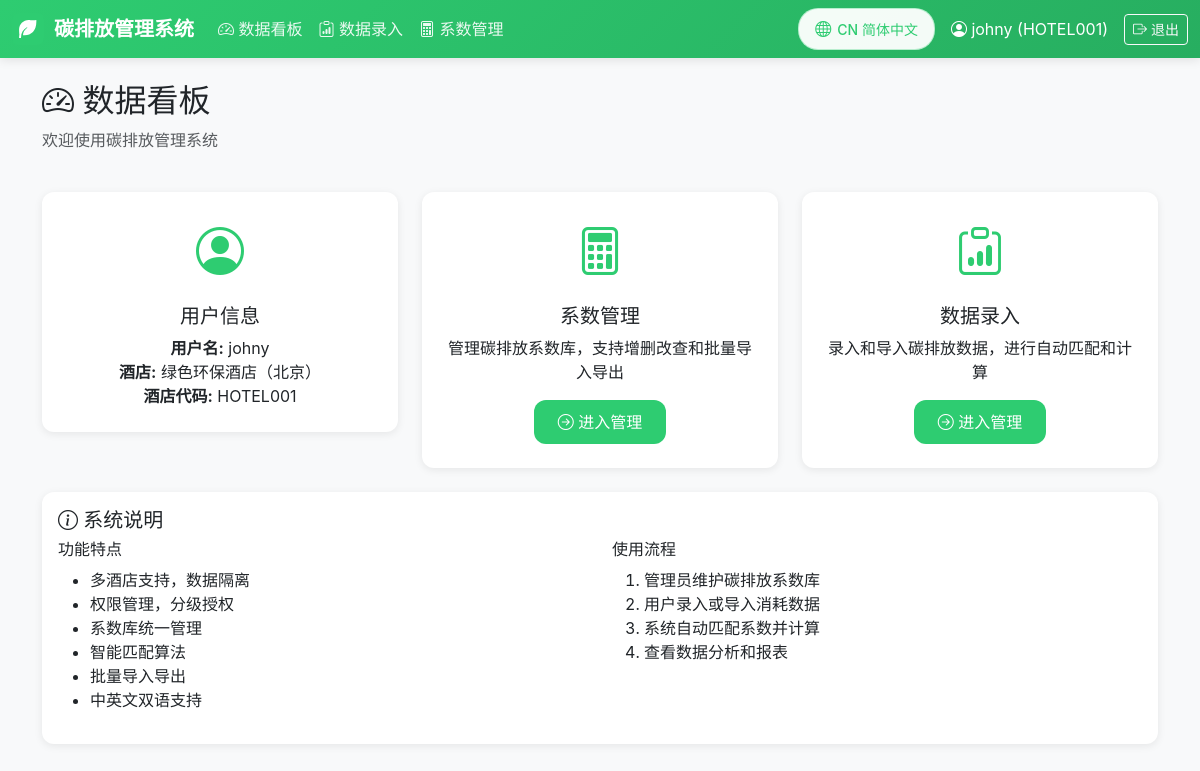
Page /dashboard/ (signed in) on the earlier database version.
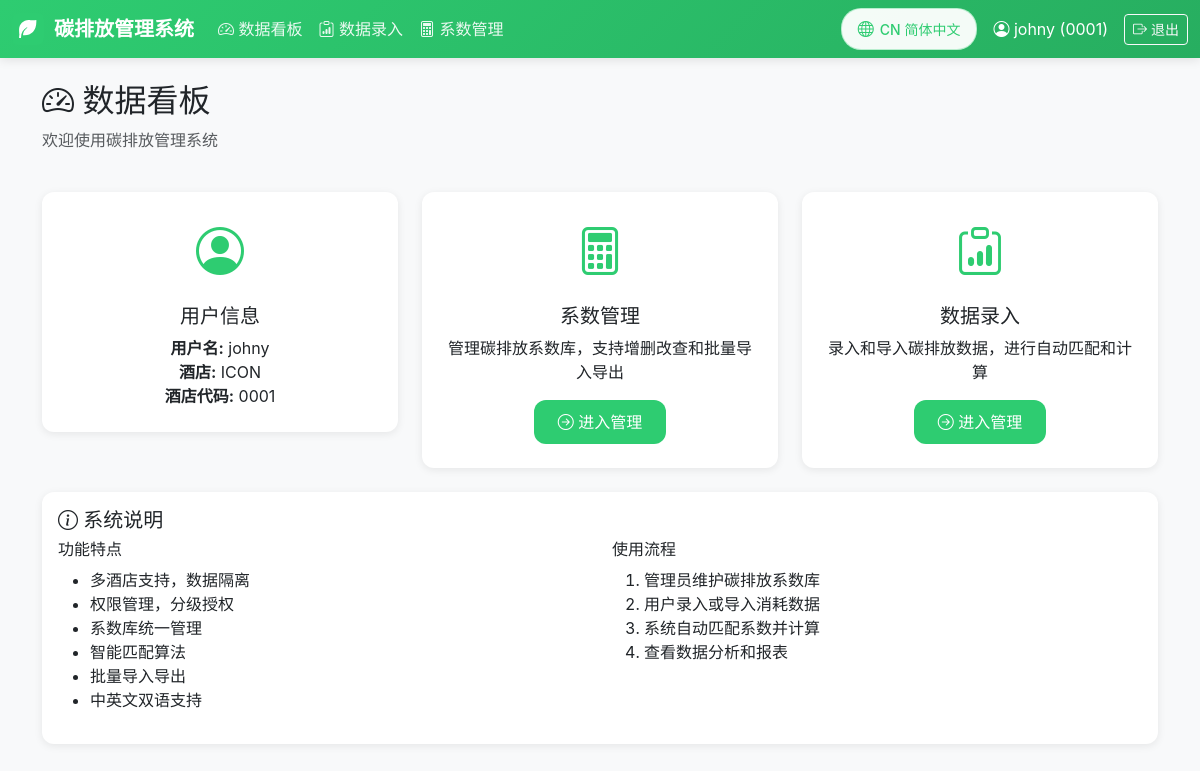
Same page on the later database version.
### coefficients/models.py (models this page shows, shortened)
class CustomUser(AbstractUser):
    hotel = models.ForeignKey(
        Hotel,
        on_delete=models.SET_NULL,
        null=True,
        blank=True,
        verbose_name=_('所属酒店'),
        related_name='users'
    )
    position = models.CharField(_('岗位'), max_length=100, blank=True)
    phone = models.CharField(_('电话'), max_length=20, blank=True)
    is_approved = models.BooleanField(_('是否审批通过'), default=False)
    can_manage_coefficients = models.BooleanField(_('可管理系数'), default=False)
    class Meta:
        verbose_name = _('用户')
        verbose_name_plural = _('用户')

class Hotel(models.Model):
    code = models.CharField(_('酒店代码'), max_length=50, unique=True)
    name = models.CharField(_('酒店名称'), max_length=200)
    name_en = models.CharField(_('酒店名称(英文)'), max_length=200, blank=True)
    created_at = models.DateTimeField(_('创建时间'), auto_now_add=True)
    updated_at = models.DateTimeField(_('更新时间'), auto_now=True)
    is_active = models.BooleanField(_('是否启用'), default=True)
    class Meta:
        verbose_name = _('酒店')
        verbose_name_plural = _('酒店')
        ordering = ['code']

### coefficients/views.py (the view)
# urls.py: path('dashboard/', views.dashboard, name='dashboard'),
@login_required
def dashboard(request):
    return render(request, 'coefficients/dashboard.html', {
        'user': request.user,
        'hotel': request.user.hotel
    })

### templates/coefficients/dashboard.html (shortened to what this page needs)
{% extends "base.html" %}
{% load i18n %}
{% block content %}
<div class="container mt-4">
    <div class="row mb-4">
        <div class="col">
            <h2><i class="bi bi-speedometer2"></i> {% trans "数据看板" %}</h2>
            <p class="text-muted">{% trans "欢迎使用碳排放管理系统" %}</p>
        </div>
    </div>
    <div class="row g-4">
        <div class="col-md-4">
            <div class="card">
                <div class="card-body text-center p-4">
                    <div class="mb-3">
                        <i class="bi bi-person-circle" style="font-size: 48px; color: var(--primary-color);"></i>
                    </div>
                    <h5 class="card-title">{% trans "用户信息" %}</h5>
                    <p class="card-text">
                        <strong>{% trans "用户名" %}:</strong> {{ user.username }}<br>
                        {% if user.hotel %}
                        <strong>{% trans "酒店" %}:</strong> {{ user.hotel.name }}<br>
                        <strong>{% trans "酒店代码" %}:</strong> {{ user.hotel.code }}<br>
                        {% endif %}
                    </p>
                </div>
            </div>
        </div>
        {% if user.can_manage_coefficients or user.is_superuser %}
        <div class="col-md-4">
            <div class="card">
                <div class="card-body text-center p-4">
                    <div class="mb-3">
                        <i class="bi bi-calculator" style="font-size: 48px; color: var(--primary-color);"></i>
                    </div>
                    <h5 class="card-title">{% trans "系数管理" %}</h5>
                    <p class="card-text">{% trans "管理碳排放系数库，支持增删改查和批量导入导出" %}</p>
                    <a href="{% url 'coefficient_list' %}" class="btn btn-primary">
                        <i class="bi bi-arrow-right-circle"></i> {% trans "进入管理" %}
                    </a>
                </div>
            </div>
        </div>
        {% endif %}
        <div class="col-md-4">
            <div class="card">
                <div class="card-body text-center p-4">
                    <div class="mb-3">
                        <i class="bi bi-clipboard-data" style="font-size: 48px; color: var(--primary-color);"></i>
                    </div>
                    <h5 class="card-title">{% trans "数据录入" %}</h5>
                    <p class="card-text">{% trans "录入和导入碳排放数据，进行自动匹配和计算" %}</p>
                    <a href="{% url 'consumption_list' %}" class="btn btn-primary">
                        <i class="bi bi-arrow-right-circle"></i> {% trans "进入管理" %}
                    </a>
                </div>
            </div>
        </div>
    </div>
    <div class="row mt-4">
        <div class="col-md-12">
            <div class="card">
                <div class="card-body">
                    <h5 class="card-title">
                        <i class="bi bi-info-circle"></i> {% trans "系统说明" %}
                    </h5>
                    <div class="row">
                        <div class="col-md-6">
                            <h6>{% trans "功能特点" %}</h6>
                            <ul>
                                <li>{% trans "多酒店支持，数据隔离" %}</li>
                                <li>{% trans "权限管理，分级授权" %}</li>
                                <li>{% trans "系数库统一管理" %}</li>
                                <li>{% trans "智能匹配算法" %}</li>
                                <li>{% trans "批量导入导出" %}</li>
                                <li>{% trans "中英文双语支持" %}</li>
                            </ul>
                        </div>
                        <div class="col-md-6">
                            <h6>{% trans "使用流程" %}</h6>
                            <ol>
                                <li>{% trans "管理员维护碳排放系数库" %}</li>
                                <li>{% trans "用户录入或导入消耗数据" %}</li>
                                <li>{% trans "系统自动匹配系数并计算" %}</li>
                                <li>{% trans "查看数据分析和报表" %}</li>
                            </ol>
                        </div>
                    </div>
                </div>
            </div>
        </div>
    </div>
</div>
{% endblock %}

### templates/base.html (shortened to what this page needs)
{% load static %}
{% load i18n %}
<!DOCTYPE html>
<html lang="{{ LANGUAGE_CODE }}">
<head>
    <link href="https://cdn.jsdelivr.net/npm/bootstrap@5.3.0/dist/css/bootstrap.min.css" rel="stylesheet">
    <link rel="stylesheet" href="https://cdn.jsdelivr.net/npm/bootstrap-icons@1.11.0/font/bootstrap-icons.css">
</head>
<body>
    {% if user.is_authenticated %}
    <nav class="navbar navbar-expand-lg navbar-dark mb-4">
        <div class="container-fluid">
            <a class="navbar-brand" href="{% url 'dashboard' %}">
                <img src="{% static 'images/leaf-icon.svg' %}" alt="Leaf Icon">
                {% trans "碳排放管理系统" %}
            </a>
            <div class="collapse navbar-collapse" id="navbarNav">
                <ul class="navbar-nav me-auto">
                    <li class="nav-item">
                        <a class="nav-link" href="{% url 'dashboard' %}">
                            <i class="bi bi-speedometer2"></i> {% trans "数据看板" %}
                        </a>
                    </li>
                    <li class="nav-item">
                        <a class="nav-link" href="{% url 'consumption_list' %}">
                            <i class="bi bi-clipboard-data"></i> {% trans "数据录入" %}
                        </a>
                    </li>
                    {% if user.can_manage_coefficients or user.is_superuser %}
                    <li class="nav-item">
                        <a class="nav-link" href="{% url 'coefficient_list' %}">
                            <i class="bi bi-calculator"></i> {% trans "系数管理" %}
                        </a>
                    </li>
                    {% endif %}
                </ul>
                <div class="d-flex align-items-center gap-3">
                    <div class="language-switcher">
                        <form action="{% url 'set_language' %}" method="post" id="languageForm">
                            <button type="button" class="btn btn-sm" id="languageToggle">
                                <i class="bi bi-globe"></i>
                                <span id="languageText">{% if LANGUAGE_CODE == 'zh-hans' %}CN 简体中文{% else %}EN English{% endif %}</span>
                            </button>
                        </form>
                    </div>
                    <a href="{% url 'profile' %}" class="text-white text-decoration-none">
                        <i class="bi bi-person-circle"></i> {{ user.username }}
                        {% if user.hotel %}({{ user.hotel.code }}){% endif %}
                    </a>
                    <a href="{% url 'logout' %}" class="btn btn-sm btn-outline-light">
                        <i class="bi bi-box-arrow-right"></i> {% trans "退出" %}
                    </a>
                </div>
            </div>
        </div>
    </nav>
    {% endif %}
    <div class="container-fluid">
        {% block content %}{% endblock %}
    </div>
</body>
</html>

### templates/base.html (style rules this page uses)
:root { --primary-color: #2ecc71; --secondary-color: #27ae60; --dark-color: #1a1a1a; --light-color: #f8f9fa; --border-radius: 12px; }
body { font-family: -apple-system, BlinkMacSystemFont, "Segoe UI", Roboto, "Helvetica Neue", Arial, sans-serif; background-color: var(--light-color); }
.navbar { background: linear-gradient(135deg, var(--primary-color), var(--secondary-color)); box-shadow: 0 2px 10px rgba(0,0,0,0.1); }
.navbar-brand { font-weight: 600; color: white !important; display: flex; align-items: center; gap: 10px; }
.navbar-brand img { width: 32px; height: 32px; border-radius: 6px; }
.nav-link { color: rgba(255,255,255,0.9) !important; transition: all 0.3s; }
.btn-primary { background: var(--primary-color); border: none; border-radius: var(--border-radius); padding: 10px 24px; font-weight: 500; transition: all 0.3s; }
.card { border: none; border-radius: var(--border-radius); box-shadow: 0 2px 8px rgba(0,0,0,0.08); transition: all 0.3s; }
.language-switcher { position: relative; }
.language-switcher button { background: rgba(255, 255, 255, 0.95); border: 1.5px solid rgba(46, 204, 113, 0.3); color: var(--primary-color); padding: 8px 16px; border-radius: 20px; transition: all 0.3s; font-weight: 500; font-size: 14px; display: flex; align-items: center; gap: 6px; cursor: pointer; }
.language-switcher button i { font-size: 16px; }

Differences in the rows shown:
changed CustomUser "johny": hotel.code "HOTEL001" → "0001"; hotel.name "绿色环保酒店（北京）" → "ICON"
